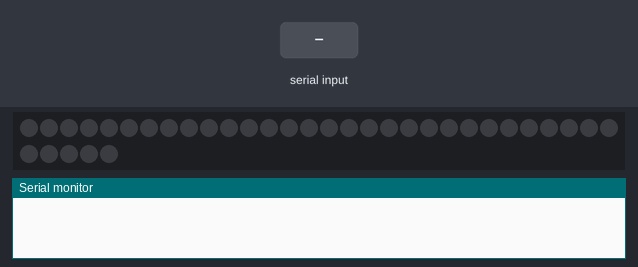
This sketch was run on a simulated Arduino Uno, built with avr-gcc and run on an emulated ATmega328P. Parts: 35 RGB LEDs in strip order, left to right, continuing on the next row, the last lines printed to the serial monitor. The test bench sets the inputs (shaded band).

Above: at 1.2 s.
1.3 s: "1" received over Serial
At 1.6 s:
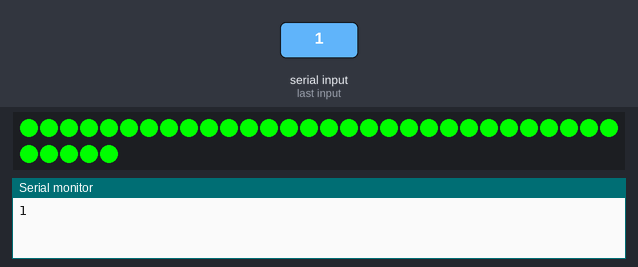
2.8 s: "0" received over Serial
At 3.9 s:
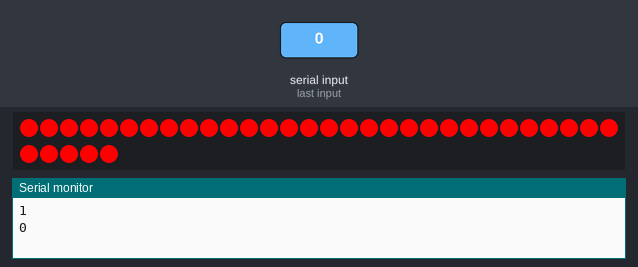
Timing chart, 0 to 5.8 s (numbered marks = the images above; inputs shaded):
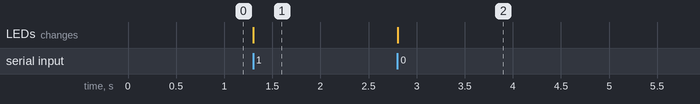

The sketch:

RGB_lights_cities.ino
```cpp
#include <Adafruit_NeoPixel.h>

#define PIN 2
#define NUM_LEDS 35 // Change this to the number of LEDs in your ring

Adafruit_NeoPixel strip = Adafruit_NeoPixel(NUM_LEDS, PIN, NEO_GRB + NEO_KHZ800);

void setup()
{
  strip.begin();
  strip.show(); // Initialize all pixels to 'off'
  Serial.begin(9600);
}

void loop() {

  if (Serial.available() > 0) {

    String receivedString = "";

    while (Serial.available() > 0) {
      receivedString += char(Serial.read ());
    }

    Serial.println(receivedString);

    if(receivedString == "1")
      setColor(strip.Color(0, 255, 0));  // Green
    else
      setColor(strip.Color(255, 0, 0));  // Red

  }

}

void setColor(uint32_t c) {
  for(uint16_t i=0; i<strip.numPixels(); i++) {
    strip.setPixelColor(i, c);
  }
  strip.show();
}
```

Measured:
- after the input at 1.3 s, the LEDs: change at once (image 1)
- after the input at 2.8 s, the LEDs: change at once (image 2)
